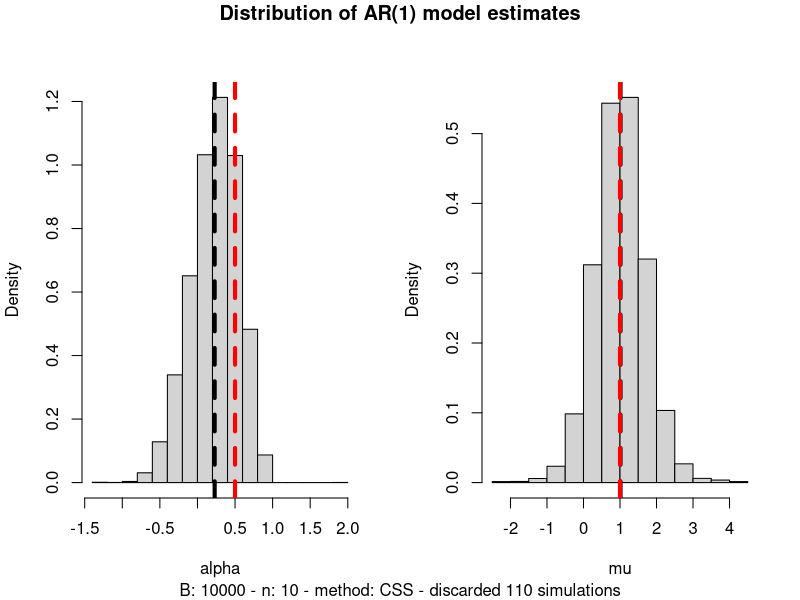
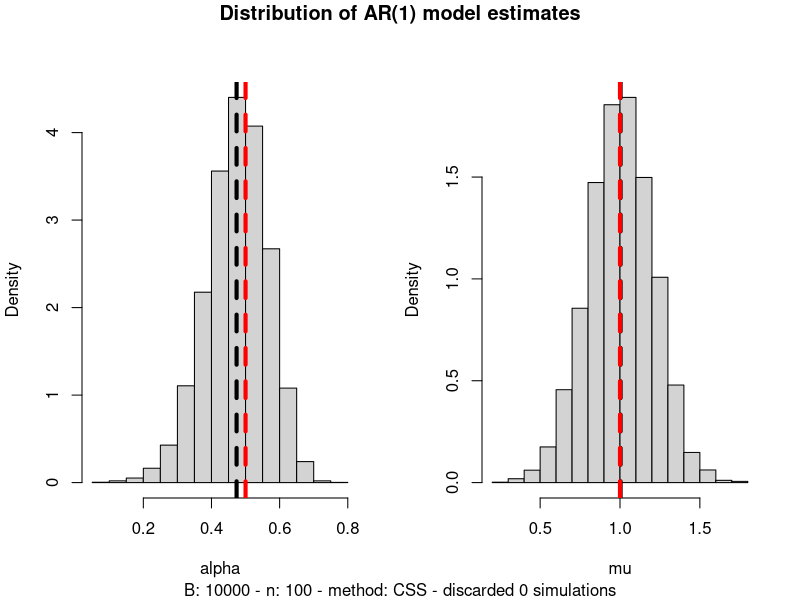

Here is the R script that generated these plots, in order: (Note: a time limit stopped this script after it produced the figures.)
## ---- chunk 1
set.seed(840)
## ---- chunk 2
sim_ar1 <- function(n, alpha, mu = 0)  
	mu + arima.sim(model = list(order = c(1, 0, 0),  ar1 = alpha), n = n)

fit_ar1 <- function(data, ...) 
	arima(data, order = c(1, 0, 0), ...)

sim_fit_ar1 <- function(B, n, alpha, mu, method = "CSS", plot = TRUE, ...) {
	
	# Simulate from true AR(1) model, fit an AR(1) and extract coefficients
	coefs <- sapply(1:B, \(dummy) {
		sim_ar1(n = n, alpha = alpha, mu = mu) |> 
			fit_ar1(method = method, ...) |> 
			coefficients()
	})
	
	# Remove outliers due to convergence issues using simple heuristic
	# (deviation from median larger than 5 median absolute deviations)
	B_discarded <- 0
	for (i in 1:2) {
		outliers <- abs(coefs[i, ] - median(coefs[i, ])) / mad(coefs[i, ]) > 5
		coefs <- coefs[, !outliers]
		B_discarded <- sum(outliers)
	}
	
	alpha_hat <- coefs["ar1", ]
	mu_hat <- coefs["intercept", ]
	
	if (plot) {
		# Plot histograms of ar1 and intercept coefficients
		oldpar <- par(mfrow=c(1,2))
		
		coef_hist(alpha_hat, alpha, xlab = "alpha")
		coef_hist(mu_hat, mu, xlab = "mu")
		title(main = "Distribution of AR(1) model estimates",
					sub = paste0("B: ", B, " - n: ", n, " - method: ", method, 
											 " - discarded ", B_discarded, " simulations"),
					outer = TRUE,
					line = -1
					)
		par(oldpar)
	}
	
	# Return summary of results
	res <- data.frame(
		n = n, 
		method = method, 
		alpha_hat_mean = mean(alpha_hat),
		alpha_hat_se = sd(alpha_hat) / sqrt(B),
		alpha = alpha,
		alpha_rel_bias = mean(alpha_hat) / alpha - 1,
		mu_hat_mean = mean(mu_hat),
		mu_hat_se = sd(mu_hat) / sqrt(B),
		mu = mu,
		B = B,
		B_discarded = B_discarded
	)
	return(invisible(res))
}

coef_hist <- function(estimates, target, xlab) {
	hist(estimates, freq = FALSE, xlab = xlab, main = NULL)
	abline(v = mean(estimates), lty = "dashed", lwd = 4)
	abline(v = target, col = "red", lty = "dashed", lwd = 4)
}
## ---- chunk 3
alpha <- 0.5
mu = 1

set.seed(840)
sim_fit_ar1(10000, 10, alpha, mu)
## ---- chunk 4
sim_fit_ar1(10000, 100, alpha, mu)
## ---- chunk 5
sim_fit_ar1(10000, 1000, alpha, mu)
## ---- chunk 6
sim_fit_ar1(10000, 10, alpha, mu, method = "ML")
## ---- chunk 7
lapply(c(0.1, 1, 10), \(mu){
	sim_fit_ar1(B = 1000, 
							n = 10, 
							alpha, 
							mu, 
							plot = FALSE
							)
	}) |>
	Reduce(f = "rbind", x = _) |>
	{\(data) {plot(x = data$mu, y = data$alpha_rel_bias)}}()
## ---- chunk 8
grid <- expand.grid(
	n = c(10, 30, 100, 300, 1000),
	method = "CSS",
	mu = 1,
	alpha = seq(from = 0.1, to = 0.9, by = 0.1),
	stringsAsFactors = FALSE
)
## ---- chunk 9
set.seed(840)
sims <- lapply(1:nrow(grid), \(i){
	sim_fit_ar1(B = 1000, 
							n = grid[i, "n"], 
							alpha = grid[i, "alpha"], 
							mu = grid[i, "mu"], 
							method = grid[i, "method"],
							plot = FALSE
							)
	}) |>
	Reduce(f = "rbind", x = _)
## ---- chunk 10
plot(x = sims$alpha, y = sims$alpha_rel_bias, col = as.factor(sims$n), log = "x", type = "p")
